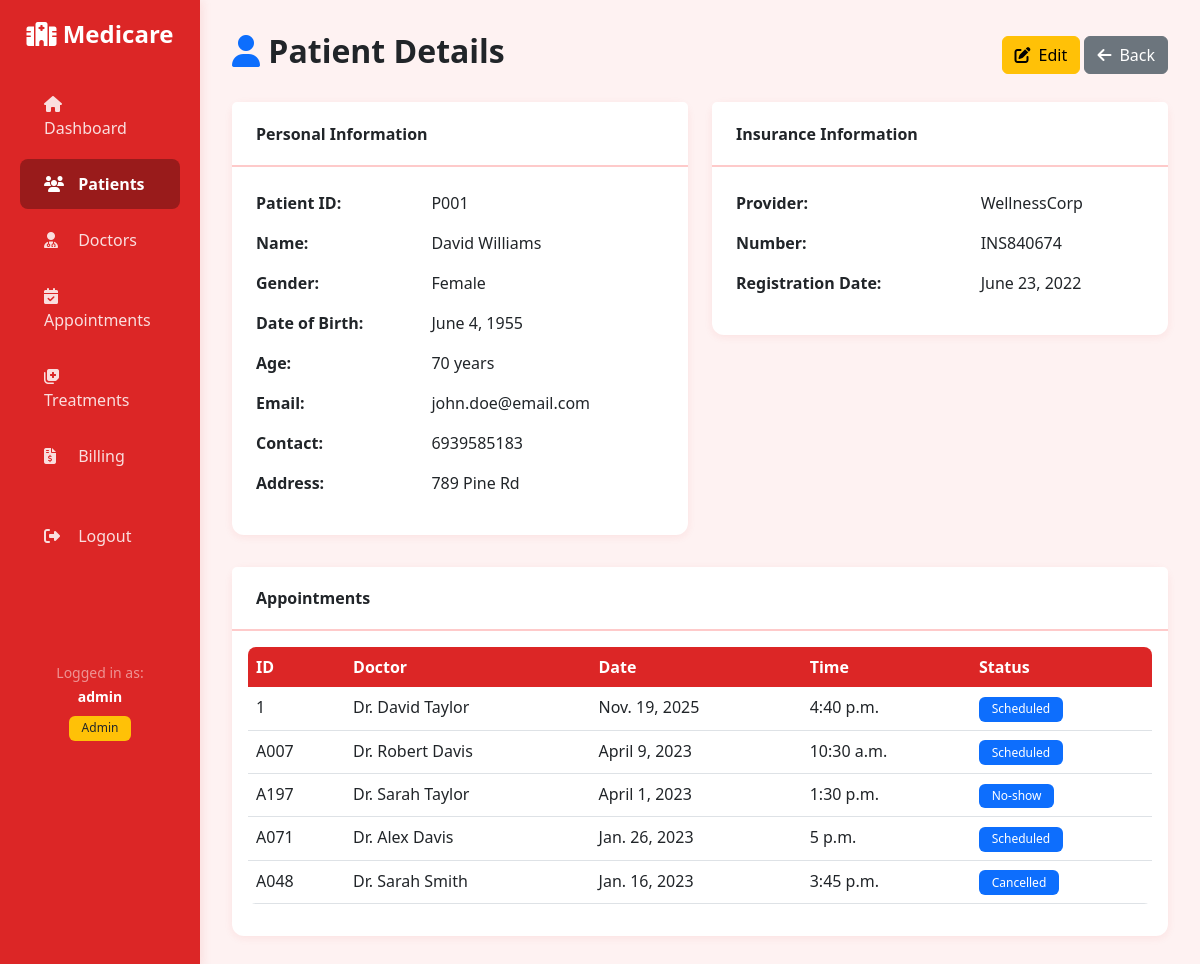
Screenshot of /patients/P001/ (signed in) with the database file from the repository.
### medicare/models.py (models this page shows, shortened)
class Patient(models.Model):
    GENDER_CHOICES = [
        ('M', 'Male'),
        ('F', 'Female'),
        ('O', 'Other'),
    ]
    patient_id = models.CharField(max_length=10, unique=True, primary_key=True)
    first_name = models.CharField(max_length=100)
    last_name = models.CharField(max_length=100)
    gender = models.CharField(max_length=1, choices=GENDER_CHOICES)
    date_of_birth = models.DateField()
    contact_number = models.CharField(max_length=15)
    address = models.TextField()
    registration_date = models.DateField()
    insurance_provider = models.CharField(max_length=100)
    insurance_number = models.CharField(max_length=50)
    email = models.EmailField()
    class Meta:
        ordering = ['patient_id']
    @property
    def full_name(self):
        return f"{self.first_name} {self.last_name}"
    @property
    def age(self):
        from datetime import date
        today = date.today()
        return today.year - self.date_of_birth.year - ((today.month, today.day) < (self.date_of_birth.month, self.date_of_birth.day))

class Appointment(models.Model):
    STATUS_CHOICES = [
        ('Scheduled', 'Scheduled'),
        ('Completed', 'Completed'),
        ('Cancelled', 'Cancelled'),
        ('No-show', 'No-show'),
    ]
    REASON_CHOICES = [
        ('Checkup', 'Checkup'),
        ('Consultation', 'Consultation'),
        ('Follow-up', 'Follow-up'),
        ('Emergency', 'Emergency'),
        ('Therapy', 'Therapy'),
    ]
    appointment_id = models.CharField(max_length=10, unique=True, primary_key=True)
    patient = models.ForeignKey(Patient, on_delete=models.CASCADE, related_name='appointments')
    doctor = models.ForeignKey(Doctor, on_delete=models.CASCADE, related_name='appointments')
    appointment_date = models.DateField()
    appointment_time = models.TimeField()
    reason_for_visit = models.CharField(max_length=100, choices=REASON_CHOICES)
    status = models.CharField(max_length=20, choices=STATUS_CHOICES, default='Scheduled')
    notes = models.TextField(blank=True, null=True)
    created_at = models.DateTimeField(auto_now_add=True)
    updated_at = models.DateTimeField(auto_now=True)
    class Meta:
        ordering = ['-appointment_date', '-appointment_time']

class Doctor(models.Model):
    SPECIALIZATIONS = [
        ('Cardiology', 'Cardiology'),
        ('Dermatology', 'Dermatology'),
        ('Pediatrics', 'Pediatrics'),
        ('Oncology', 'Oncology'),
        ('Neurology', 'Neurology'),
        ('Orthopedics', 'Orthopedics'),
        ('Other', 'Other'),
    ]
    doctor_id = models.CharField(max_length=10, unique=True, primary_key=True)
    first_name = models.CharField(max_length=100)
    last_name = models.CharField(max_length=100)
    specialization = models.CharField(max_length=100, choices=SPECIALIZATIONS)
    phone_number = models.CharField(max_length=15)
    years_experience = models.IntegerField()
    hospital_branch = models.CharField(max_length=100)
    email = models.EmailField()
    class Meta:
        ordering = ['doctor_id']
    @property
    def full_name(self):
        return f"Dr. {self.first_name} {self.last_name}"

### medicare/views.py (the view)
# urls.py: path('patients/<str:pk>/', views.patient_detail, name='patient_detail'),
@login_required
def patient_detail(request, pk):
    patient = get_object_or_404(Patient, pk=pk)
    appointments = patient.appointments.all().order_by('-appointment_date')
    bills = patient.bills.all().order_by('-bill_date')
    context = {
        'patient': patient,
        'appointments': appointments,
        'bills': bills,
    }
    return render(request, 'medicare/patient_detail.html', context)

### templates/medicare/patient_detail.html (shortened to what this page needs)
{% extends 'medicare/base.html' %}
{% block content %}
<div class="d-flex justify-content-between align-items-center mb-4">
    <h1 class="h2 fw-bold"><i class="fas fa-user text-primary"></i> Patient Details</h1>
    <div>
        <a href="{% url 'patient_update' patient.patient_id %}" class="btn btn-warning">
            <i class="fas fa-edit me-2"></i>Edit
        </a>
        <a href="{% url 'patient_list' %}" class="btn btn-secondary">
            <i class="fas fa-arrow-left me-2"></i>Back
        </a>
    </div>
</div>
<div class="row g-4">
    <div class="col-md-6">
        <div class="card">
            <div class="card-header">Personal Information</div>
            <div class="card-body">
                <table class="table table-borderless">
                    <tr><th>Patient ID:</th><td>{{ patient.patient_id }}</td></tr>
                    <tr><th>Name:</th><td>{{ patient.full_name }}</td></tr>
                    <tr><th>Gender:</th><td>{{ patient.get_gender_display }}</td></tr>
                    <tr><th>Date of Birth:</th><td>{{ patient.date_of_birth }}</td></tr>
                    <tr><th>Age:</th><td>{{ patient.age }} years</td></tr>
                    <tr><th>Email:</th><td>{{ patient.email }}</td></tr>
                    <tr><th>Contact:</th><td>{{ patient.contact_number }}</td></tr>
                    <tr><th>Address:</th><td>{{ patient.address }}</td></tr>
                </table>
            </div>
        </div>
    </div>
    <div class="col-md-6">
        <div class="card">
            <div class="card-header">Insurance Information</div>
            <div class="card-body">
                <table class="table table-borderless">
                    <tr><th>Provider:</th><td>{{ patient.insurance_provider }}</td></tr>
                    <tr><th>Number:</th><td>{{ patient.insurance_number }}</td></tr>
                    <tr><th>Registration Date:</th><td>{{ patient.registration_date }}</td></tr>
                </table>
            </div>
        </div>
    </div>
</div>
<div class="row g-4 mt-2">
    <div class="col-md-12">
        <div class="card">
            <div class="card-header">Appointments</div>
            <div class="card-body">
                <table class="table table-hover">
                    <thead>
                        <tr><th>ID</th><th>Doctor</th><th>Date</th><th>Time</th><th>Status</th></tr>
                    </thead>
                    <tbody>
                        {% for apt in appointments %}
                        <tr>
                            <td>{{ apt.appointment_id }}</td>
                            <td>{{ apt.doctor.full_name }}</td>
                            <td>{{ apt.appointment_date }}</td>
                            <td>{{ apt.appointment_time }}</td>
                            <td><span class="badge bg-primary">{{ apt.status }}</span></td>
                        </tr>
                        {% empty %}
                        <tr><td colspan="5" class="text-center">No appointments</td></tr>
                        {% endfor %}
                    </tbody>
                </table>
            </div>
        </div>
    </div>
</div>
{% endblock %}

### templates/medicare/base.html (shortened to what this page needs)
<!DOCTYPE html>
<html lang="en">
<head>
    <link href="https://cdn.jsdelivr.net/npm/bootstrap@5.3.0/dist/css/bootstrap.min.css" rel="stylesheet">
    <link rel="stylesheet" href="https://cdnjs.cloudflare.com/ajax/libs/font-awesome/6.4.0/css/all.min.css">
</head>
<body>
    {% if user.is_authenticated %}
    <div class="container-fluid">
        <div class="row">
            <nav class="col-md-2 d-md-block sidebar">
                <div class="position-sticky pt-3">
                    <a href="{% url 'dashboard' %}" class="navbar-brand d-block text-center mb-4">
                        <i class="fas fa-hospital-alt"></i> Medicare
                    </a>
                    <ul class="nav flex-column">
                        <li class="nav-item">
                            <a class="nav-link {% if request.resolver_match.url_name == 'dashboard' %}active{% endif %}" href="{% url 'dashboard' %}">
                                <i class="fas fa-home"></i> Dashboard
                            </a>
                        </li>
                        {% if user.is_staff or user.is_superuser %}
                        <li class="nav-item">
                            <a class="nav-link {% if 'patient' in request.resolver_match.url_name %}active{% endif %}" href="{% url 'patient_list' %}">
                                <i class="fas fa-users"></i> Patients
                            </a>
                        </li>
                        <li class="nav-item">
                            <a class="nav-link {% if 'doctor' in request.resolver_match.url_name %}active{% endif %}" href="{% url 'doctor_list' %}">
                                <i class="fas fa-user-md"></i> Doctors
                            </a>
                        </li>
                        <li class="nav-item">
                            <a class="nav-link {% if 'appointment' in request.resolver_match.url_name %}active{% endif %}" href="{% url 'appointment_list' %}">
                                <i class="fas fa-calendar-check"></i> Appointments
                            </a>
                        </li>
                        <li class="nav-item">
                            <a class="nav-link {% if 'treatment' in request.resolver_match.url_name %}active{% endif %}" href="{% url 'treatment_list' %}">
                                <i class="fas fa-notes-medical"></i> Treatments
                            </a>
                        </li>
                        <li class="nav-item">
                            <a class="nav-link {% if 'billing' in request.resolver_match.url_name %}active{% endif %}" href="{% url 'billing_list' %}">
                                <i class="fas fa-file-invoice-dollar"></i> Billing
                            </a>
                        </li>
                        {% endif %}
                        <li class="nav-item mt-4">
                            <a class="nav-link" href="{% url 'logout' %}">
                                <i class="fas fa-sign-out-alt"></i> Logout
                            </a>
                        </li>
                    </ul>
                    <div class="text-center text-white-50 mt-5 pt-5">
                        <small>Logged in as:<br><strong class="text-white">{{ user.username }}</strong></small>
                        {% if user.is_staff or user.is_superuser %}
                        <br><span class="badge bg-warning text-dark mt-2">Admin</span>
                        {% else %}
                        <br><span class="badge bg-info mt-2">User</span>
                        {% endif %}
                    </div>
                </div>
            </nav>
            <main class="col-md-10 ms-sm-auto main-content">
                {% block content %}{% endblock %}
            </main>
        </div>
    </div>
    {% else %}
        {% block login_content %}{% endblock %}
    {% endif %}
</body>
</html>

### templates/medicare/base.html (style rules this page uses)
:root { --primary-color: #dc2626; --primary-hover: #b91c1c; --primary-dark: #991b1b; --secondary-color: #fca5a5; --success-color: #dc2626; --danger-color: #7f1d1d; --warning-color: #f87171; --info-color: #ef4444; --dark-color: #450a0a; --light-color: #fef2f2; --border-color: #fecaca; }
body { font-family: 'Segoe UI', Tahoma, Geneva, Verdana, sans-serif; background-color: var(--light-color); }
.sidebar { min-height: 100vh; background: #dc2626; box-shadow: 2px 0 10px rgba(220, 38, 38, 0.1); }
.sidebar .nav-link { color: rgba(255,255,255,0.85); padding: 0.8rem 1.5rem; transition: all 0.3s ease; border-radius: 8px; margin: 0.2rem 0.5rem; }
.sidebar .nav-link.active { background-color: #991b1b; color: white; font-weight: 600; }
.sidebar .nav-link i { margin-right: 10px; width: 20px; }
.main-content { padding: 2rem; }
.card { border: none; border-radius: 12px; box-shadow: 0 2px 8px rgba(220, 38, 38, 0.08); transition: transform 0.3s ease, box-shadow 0.3s ease; }
.card-header { background-color: white; border-bottom: 2px solid var(--border-color); font-weight: 600; padding: 1.2rem 1.5rem; }
.table { border-radius: 8px; overflow: hidden; }
.table thead th { background-color: var(--primary-color); color: white; font-weight: 600; border: none; }
.table tbody tr { transition: background-color 0.2s ease; }
.badge { padding: 0.4rem 0.8rem; font-weight: 500; border-radius: 6px; }
.navbar-brand { font-size: 1.5rem; font-weight: 700; color: white !important; }

### rows the page displays
Patient: patient_id "P001", full_name "David Williams", gender "Female", date_of_birth "June 4, 1955", age "70", email "john.doe@email.com", contact_number "6939585183", address "789 Pine Rd", insurance_provider "WellnessCorp", insurance_number "INS840674", registration_date "June 23, 2022"
Appointment: appointment_id "1", doctor.full_name "Dr. David Taylor", appointment_date "Nov. 19, 2025", appointment_time "4:40 p.m.", status "Scheduled"
Appointment: appointment_id "A007", doctor.full_name "Dr. Robert Davis", appointment_date "April 9, 2023", appointment_time "10:30 a.m.", status "Scheduled"
Appointment: appointment_id "A197", doctor.full_name "Dr. Sarah Taylor", appointment_date "April 1, 2023", appointment_time "1:30 p.m.", status "No-show"
Appointment: appointment_id "A071", doctor.full_name "Dr. Alex Davis", appointment_date "Jan. 26, 2023", appointment_time "5 p.m.", status "Scheduled"
Appointment: appointment_id "A048", doctor.full_name "Dr. Sarah Smith", appointment_date "Jan. 16, 2023", appointment_time "3:45 p.m.", status "Cancelled"

### other values shown
{{ user.username }} "admin"
